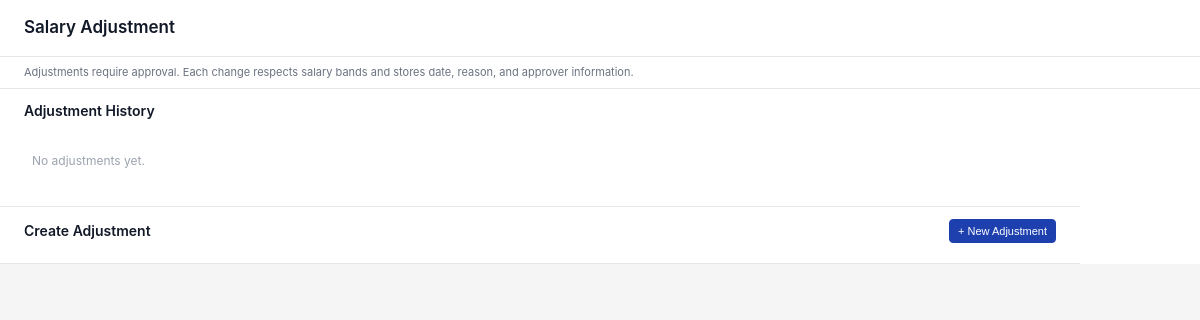
Before: /modules/compensation/views/salary_adjustment.php with the older database file.
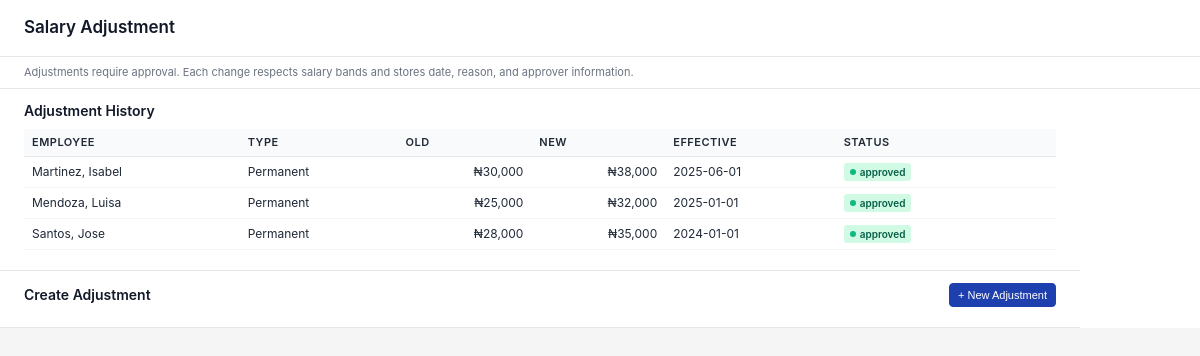
After: the same page with the newer database file.
### tables this page shows
CREATE TABLE `salary_adjustments` (
  `id` int(11) NOT NULL,
  `employee_id` int(11) NOT NULL,
  `adjustment_type` enum('Temporary','Permanent') NOT NULL,
  `trigger_type` enum('Promotion','Approved exception','Policy change') NOT NULL,
  `previous_amount` decimal(12,2) DEFAULT NULL,
  `new_amount` decimal(12,2) NOT NULL,
  `effective_date` date NOT NULL,
  `end_date` date DEFAULT NULL COMMENT 'For temporary adjustments',
  `reason` text NOT NULL,
  `status` enum('pending','approved','rejected') DEFAULT 'pending',
  `approved_by` int(11) DEFAULT NULL,
  `approved_at` timestamp NULL DEFAULT NULL,
  `salary_band_id` int(11) DEFAULT NULL,
  `created_at` timestamp NOT NULL DEFAULT current_timestamp(),
  `updated_at` timestamp NOT NULL DEFAULT current_timestamp() ON UPDATE current_timestamp()
);

CREATE TABLE `employees` (
  `employee_id` int(11) NOT NULL,
  `user_id` int(11) DEFAULT NULL,
  `employee_code` varchar(50) NOT NULL,
  `first_name` varchar(100) NOT NULL,
  `middle_name` varchar(100) DEFAULT NULL,
  `last_name` varchar(100) NOT NULL,
  `date_of_birth` date DEFAULT NULL,
  `gender` enum('Male','Female','Other') DEFAULT 'Other',
  `marital_status` enum('Single','Married','Divorced','Widowed') DEFAULT 'Single',
  `email` varchar(100) DEFAULT NULL,
  `phone` varchar(20) DEFAULT NULL,
  `address` text DEFAULT NULL,
  `city` varchar(100) DEFAULT NULL,
  `state` varchar(100) DEFAULT NULL,
  `postal_code` varchar(20) DEFAULT NULL,
  `country` varchar(100) DEFAULT NULL,
  `nationality` varchar(100) DEFAULT NULL,
  `job_title_id` int(11) DEFAULT NULL,
  `department_id` int(11) DEFAULT NULL,
  `employment_type_id` int(11) DEFAULT NULL,
  `location_id` int(11) DEFAULT NULL,
  `supervisor_id` int(11) DEFAULT NULL,
  `date_of_joining` date NOT NULL,
  `employment_status` enum('Active','On Leave','Suspended','Terminated') DEFAULT 'Active',
  `last_working_day` date DEFAULT NULL,
  `created_at` timestamp NOT NULL DEFAULT current_timestamp(),
  `updated_at` timestamp NOT NULL DEFAULT current_timestamp() ON UPDATE current_timestamp()
);

### config/BaseModel.php (called while the page is built, shortened)
<?php
abstract class BaseModel {
    protected $db;
    public function __construct() {
        $database = new Database();
        $this->db = $database->connect();
    }
    public function query($sql, $params = []) {
        try {
            $stmt = $this->db->prepare($sql);
            if (!empty($params)) {
                $stmt->execute($params);
            } else {
                $stmt->execute();
            }
            return $stmt->fetchAll(PDO::FETCH_ASSOC);
        } catch (PDOException $e) {
            throw new Exception("Query execution failed: " . $e->getMessage());
        }
    }
}
?>

### config/Database.php (called while the page is built, shortened)
<?php
class Database {
    private $host = 'localhost';
    private $db_name = 'public_html';
    private $username = 'root';
    private $password = '';
    public function connect() {
        $this->conn = null;
        try {
            $this->conn = new PDO(
                'mysql:host=' . $this->host . ';dbname=' . $this->db_name . ';charset=utf8mb4',
                $this->username,
                $this->password
            );
            $this->conn->setAttribute(PDO::ATTR_ERRMODE, PDO::ERRMODE_EXCEPTION);
            $this->conn->exec("SET @@session.time_zone = '+08:00'");
        } catch (PDOException $e) {
            error_log('Database Connection Error: ' . $e->getMessage());
            throw new RuntimeException('Database connection failed: ' . $e->getMessage(), 0, $e);
        }
        return $this->conn;
    }
}
?>

### modules/compensation/models/SalaryAdjustment.php (called while the page is built, shortened)
<?php
require_once __DIR__ . '/../../../config/BaseModel.php';
class SalaryAdjustment extends BaseModel {
    protected $table = 'salary_adjustments';
    public function getAllWithDetails($filters = []) {
        $query = "SELECT sa.*,
            e.employee_code, e.first_name, e.last_name,
            sb.min_salary AS band_min, sb.max_salary AS band_max
            FROM {$this->table} sa
            JOIN employees e ON e.employee_id = sa.employee_id
            LEFT JOIN salary_bands sb ON sb.id = sa.salary_band_id
            WHERE 1=1";
        $params = [];
        $query .= " ORDER BY sa.effective_date DESC, sa.created_at DESC";
        return $this->query($query, $params);
    }
}

### modules/compensation/views/salary_adjustment.php (the view, shortened to what this page needs)
<?php
require_once __DIR__ . '/../../../config/Database.php';
require_once __DIR__ . '/../models/SalaryAdjustment.php';
$adjustmentModel = new SalaryAdjustment();
$adjustments = $adjustmentModel->getAllWithDetails([]);
?>
<!DOCTYPE html>
<html>
<head>
</head>
<body>
<div class="container">
    <div class="header">
        <h1 class="title">Salary Adjustment</h1>
    </div>
    <div class="info-row">
        Adjustments require approval. Each change respects salary bands and stores date, reason, and approver information.
    </div>
    <div class="content">
        <div class="section">
            <div class="section-header">
                <div class="section-title">Adjustment History</div>
            </div>
            <?php if (empty($adjustments)): ?>
            <div class="empty-state">No adjustments yet.</div>
            <?php else: ?>
            <table class="table">
                <thead>
                    <tr>
                        <th>Employee</th>
                        <th>Type</th>
                        <th>Old</th>
                        <th>New</th>
                        <th>Effective</th>
                        <th>Status</th>
                        <th style="width: 50px;"></th>
                    </tr>
                </thead>
                <tbody>
                    <?php foreach ($adjustments as $a): ?>
                    <tr>
                        <td><?php echo htmlspecialchars(($a['last_name'] ?? '') . ', ' . ($a['first_name'] ?? '')); ?></td>
                        <td><?php echo htmlspecialchars($a['adjustment_type']); ?></td>
                        <td class="num">₦<?php echo $a['previous_amount'] !== null ? number_format((float)$a['previous_amount'], 0) : '—'; ?></td>
                        <td class="num">₦<?php echo number_format((float)$a['new_amount'], 0); ?></td>
                        <td><?php echo htmlspecialchars($a['effective_date']); ?></td>
                        <td>
                            <span class="status-badge status-<?php echo strtolower($a['status']); ?>">
                                <span class="dot dot-<?php echo strtolower($a['status']); ?>"></span>
                                <?php echo htmlspecialchars($a['status']); ?>
                            </span>
                        </td>
                        <td style="text-align: center;">
                        </td>
                    </tr>
                    <?php endforeach; ?>
                </tbody>
            </table>
            <?php endif; ?>
        </div>
        <div class="section">
            <div class="section-header">
                <div class="section-title">Create Adjustment</div>
                <button class="btn btn-primary btn-sm" onclick="toggleForm('add-adjustment-form'); return false;">+ New Adjustment</button>
            </div>
        </div>
    </div>
</div>
</body>
</html>

Changed rows visible on the page:
added salary_adjustments: employee.first_name "Martinez, Isabel", adjustment_type "Permanent", previous_amount "30,000", new_amount "38,000", effective_date "2025-06-01", status "approved"
added salary_adjustments: employee.first_name "Mendoza, Luisa", adjustment_type "Permanent", previous_amount "25,000", new_amount "32,000", effective_date "2025-01-01", status "approved"
added salary_adjustments: employee.first_name "Santos, Jose", adjustment_type "Permanent", previous_amount "28,000", new_amount "35,000", effective_date "2024-01-01", status "approved"
Other visible differences:
text no longer shown: "No adjustments yet."
text now shown: "EMPLOYEE TYPE OLD NEW EFFECTIVE STATUS"
